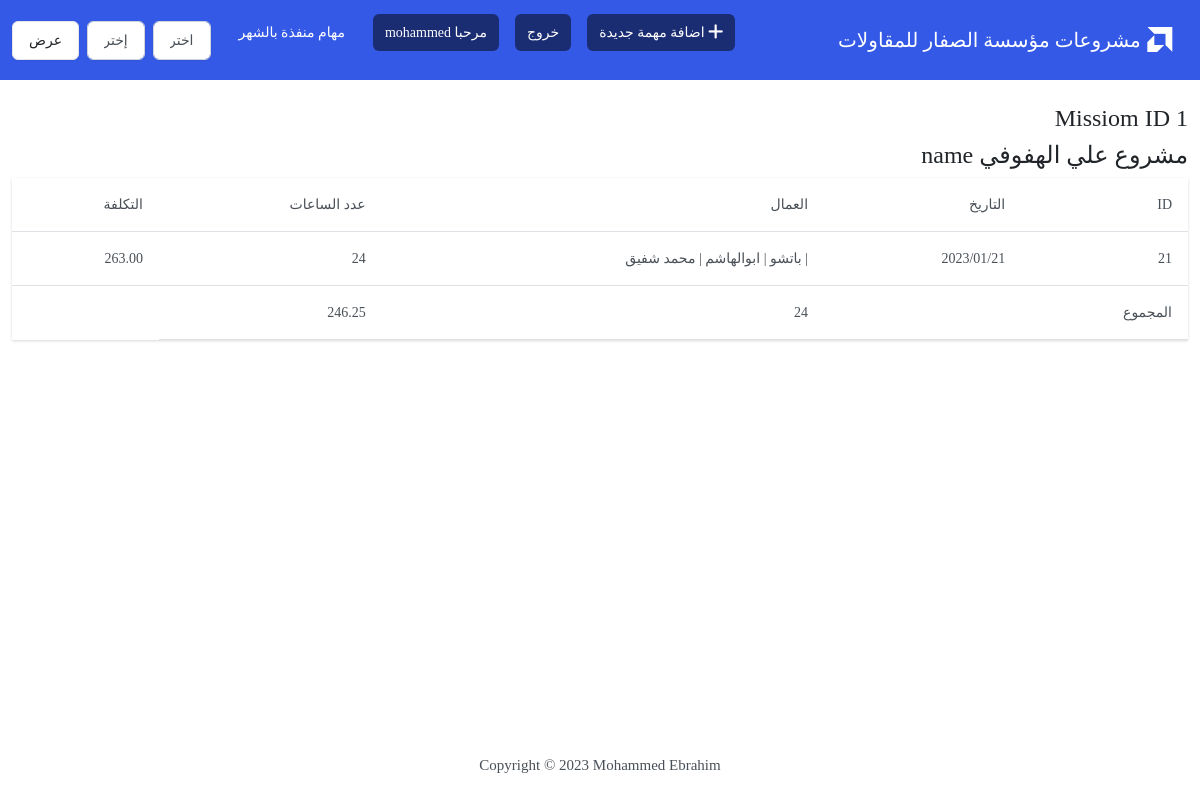
/testing/ (signed in), run on the app's committed database.
### studens/models.py (models this page shows, shortened)
class Projects(models.Model):
    name = models.CharField(max_length=100, unique=True, verbose_name="إسم المشروع")
    date = models.DateField(default=date.today, verbose_name="تاريخ الاستلام")
    nots = models.TextField(null=True, blank=True, verbose_name="ملاحظات")
    def __str__(self):
        return self.name

class MissionTimeSheet(models.Model):
    date = models.DateField(default=date.today, verbose_name="التاريخ")
    mission = models.ForeignKey(Mission, on_delete=models.CASCADE, verbose_name="إسم المهمة")
    employee = models.ManyToManyField(Employee, verbose_name="إسم الموظفين")
    nots = models.TextField(null=True, blank=True, verbose_name="ملاحظات")
    @property
    def employee_format(self):
        txt = ""
        for  x in self.employee.all().values_list("name"):
            txt = txt + " | " + str(x[0])
        return txt
    @property
    def employee_count(self):
        x = self.employee.all().values_list("name")
        tottal_hours = len(x) * working_hours
        return tottal_hours
    @property
    def employee_cost(self):
        employeeName =[]
        cost_employe = 0
        for employee in self.employee.all().values_list("name","salary"):
            cost_employe+= (employee[1]/30) + working_lisence_year + igama_year + insurance + electric + cars
        return f"{cost_employe:.2f}"

### studens/views.py (the view)
# urls.py: path('testing/', views.testing, name='testing'),
def testing(request):
	lis = []
	lisid = []
	sta = MissionTimeSheet.objects.filter(mission__id=1)
	for i in sta:
		lis.append(list(i.employee.values_list("name","salary")))
	id_ = i.mission.id
	conv_list = list(lis)
	m2 = Mission.objects.get(id = 1)
	m = m2.project_Name
	hours =[]
	costlist =[]
	for item in conv_list:
		cost = 0
		for i in item:
			cost+= (i[1]/30) + working_lisence_year + igama_year
		hours.append(len(item)*8)
		costlist.append(cost)
	hours = sum(hours)
	costlist = sum(costlist)
	return render(request, "studens/testing.html", {
		"Mission":sta,
		"hours": hours,
		"costlist":costlist,
		"id_": id_,
		"m": m
		})

### studens/templates/studens/testing.html (shortened to what this page needs)
{% extends "studens/base.html" %}
{% block body %}
<div class="table-container">
  <h4>{{ id_ }} Missiom ID</h4>
  <h4>{{ m }} name</h4>
      <table class="table">
            <thead>
              <tr>
                <th>ID</th>
                <th>التاريخ</th>
                <th>العمال</th>
                <th>عدد الساعات</th>
                <th>التكلفة</th>
              </tr>
            </thead>
            <tbody>
            {% for row in Mission  %}
              <tr>
                <th>{{ row.id }}</th>
                <th>{{ row.date|date:"Y/m/d" }}</th>
                  <td>{{ row.employee_format }}</td>
                  <td>{{ row.employee_count }}</td>
                  <td>{{ row.employee_cost }}</td>
              </tr>
              {% endfor %}
              <tr>
                <td>المجموع</td>
                <td></td>
                <td>{{ hours }}</td>
                <td>{{ costlist }}</td>
              </tr>
      </table>
    </div>
{% endblock %}

### studens/templates/studens/navbar.html (shortened to what this page needs)
    {% now "Y" as current_year %}
    {% now "m" as current_month %}
<nav class="navbar navbar-expand-lg navbar-dark bg-primary">
  <div class="container-fluid">
    <a class="navbar-brand" href="{% url 'index' %}"><i class="bi bi-amd fa-lg">  </i> مشروعات مؤسسة الصفار للمقاولات</a>
    <div class="collapse navbar-collapse" id="navbarColor01">
      <ul class="navbar-nav me-auto">
        <li class="nav-item">
          <a class="nav-link active" href="{% url 'add' %}">
             اضافة مهمة جديدة
          </a>
        </li>
        {% if user.is_authenticated %}
        <li class="nav-item ">
          <a class="nav-link active" href="{% url 'logout' %}">خروج</a>
        </li>
        <li class="nav-item">
          <p class="nav-link active" >مرحبا {{ user.username }}</p>
        </li>
        {% else %}
        <li class="nav-item">
          <a class="nav-link active" href="{% url 'login' %}">دخول</a></li>
        </li>
        {% endif %}
        <li class="nav-item">
        <label class="nav-link" >مهام منفذة بالشهر</label>
      </li>
    </ul>
    <form class="d-flex col-3" method="POST" action="{% url 'index' %}">
      <select class="form-control me-sm-2" name="input_month">
          <option value={{ current_month }}>اختر الشهر</option>
      </select>
      <select class="form-control me-sm-2" name="input_year">
          <option value={{ current_year }} selected>إختر السنة</option>
      </select>
      <button class="btn btn-secondary me-2" type="submit">عرض</button>
    </form>
  </div>
</div>
  </nav>

### studens/templates/studens/base.html (style rules this page uses)
body { font-family: 'DroidArabicKufiRegular'; font-size: 15px; }

### data on the page
Projects: name "مشروع علي الهفوفي"
MissionTimeSheet: id "21", date "2023/01/21", employee_format "| باتشو | ابوالهاشم | محمد شفيق", employee_count "24", employee_cost "263.00"

### other printed values
{{ user.username }} "mohammed"
{{ hours }} "24"
{{ costlist }} "246.25"
